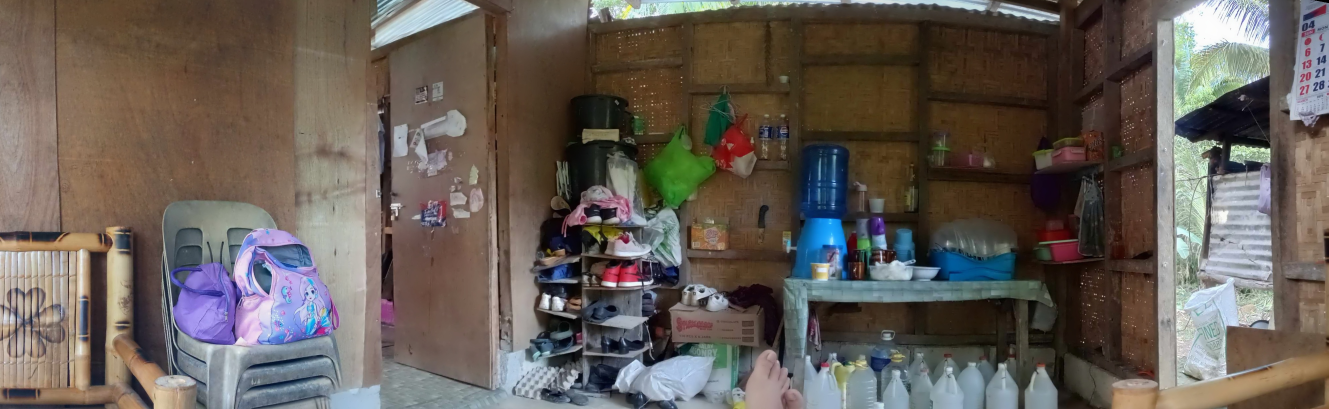
#> input picture output/result.jpg, 3985 x 1227 px (shown at 1/3 size)
$ python -i IT322_BSIT3A_Lab3_CatalanJ_BonsoJL.py   (imports and definitions only)
#> lines starting #> are read from the running program, lines starting #| are printed output that depends on the picture
import cv2
import numpy as np
import glob
import argparse
import os

# [88 lines left out: function crop_black_borders, not called in this run]

def create_action_shot(images, background_idx=0, threshold=30, kernel_size=5):
    """
    Creates an action shot by combining multiple frames showing a moving subject.

    Args:
        images: List of input images (must be the same size).
        background_idx: Index of the image to use as the background (default: first image).
        threshold: Threshold for detecting movement between frames.
        kernel_size: Size of morphological operations kernel for cleaning up masks.

    Returns:
        The combined action shot image.
    """
    if len(images) < 2:
        print("Error: Need at least 2 images for an action shot.")
        return None

    # Check that all images have the same dimensions
    height, width = images[0].shape[:2]
    for i, img in enumerate(images):
        if img.shape[:2] != (height, width):
            print(f"Error: Image {i} has different dimensions. All images must be the same size.")
            return None

    # Use the specified image as the background
    background_idx = min(background_idx, len(images) - 1)  # Ensure valid index
    result = images[background_idx].copy()
    background = images[background_idx].copy()

    # Create a kernel for morphological operations
    kernel = np.ones((kernel_size, kernel_size), np.uint8)

    print(f"Creating action shot with {len(images)} frames...")
    print(f"Using frame {background_idx} as background")

    # Process each image (except the background)
    for i, img in enumerate(images):
        if i == background_idx:
            continue

        # Convert images to grayscale for comparison
        gray_bg = cv2.cvtColor(background, cv2.COLOR_BGR2GRAY)
        gray_img = cv2.cvtColor(img, cv2.COLOR_BGR2GRAY)

        # Calculate absolute difference between current image and background
        diff = cv2.absdiff(gray_bg, gray_img)

        # Apply threshold to get binary mask of differences
        _, mask = cv2.threshold(diff, threshold, 255, cv2.THRESH_BINARY)

        # Clean up the mask with morphological operations
        mask = cv2.morphologyEx(mask, cv2.MORPH_OPEN, kernel)
        mask = cv2.morphologyEx(mask, cv2.MORPH_CLOSE, kernel)
        mask = cv2.dilate(mask, kernel, iterations=2)

        # Create 3-channel mask for color images
        mask_3ch = cv2.merge([mask, mask, mask])

        # Extract moving parts from current frame
        moving_parts = cv2.bitwise_and(img, mask_3ch)

        # Create inverse mask for background
        mask_inv = cv2.bitwise_not(mask_3ch)

        # Extract static parts from result
        static_parts = cv2.bitwise_and(result, mask_inv)

        # Combine moving parts with static parts
        result = cv2.add(static_parts, moving_parts)

        print(f"  Processed frame {i}")

    return result

# [146 lines left out: functions main, handle_stitching_error, not called in this run]

# [89 lines not run here, left out]

>>> import cv2
>>> picture = cv2.imread('output/result.jpg', cv2.IMREAD_GRAYSCALE)
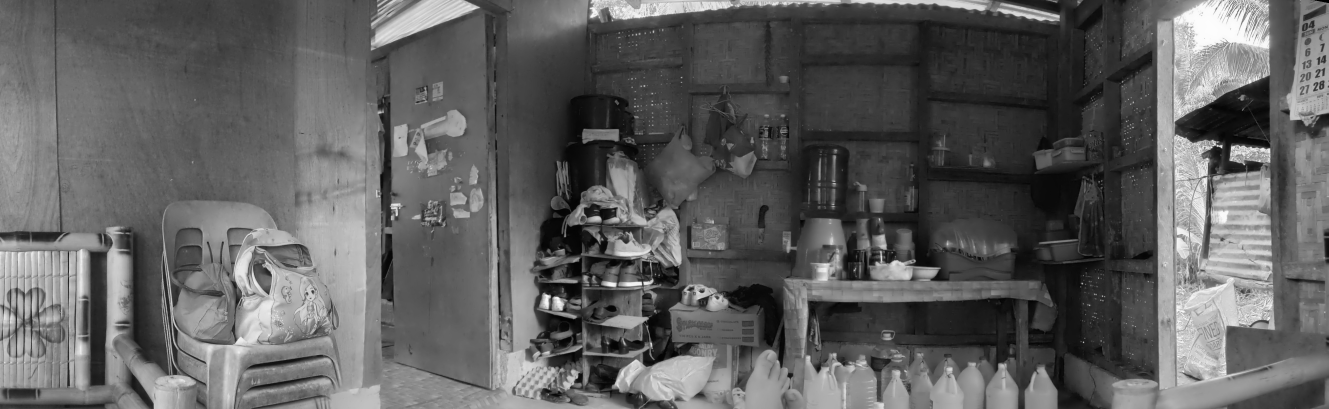
#> picture: shape (1227, 3985) (shown at 1/3 size); min 0, max 255, mean 96.1
>>> result = create_action_shot(picture)
#> (the run stopped early here; a loop or call above may not have finished)
